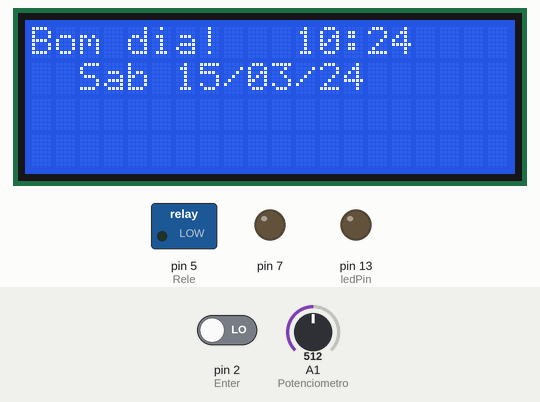
The sketch below on a simulated Arduino Uno, built with avr-gcc and run on an emulated ATmega328P. On the bench: 20×4 character LCD, switched loads named in the sketch (green lamp = pin HIGH), output pins drawn as LEDs (lit = HIGH). Wiring (inferred from the names in the program): DS1307 clock at I2C address 0x68. The inputs (shaded band) are chosen by the test bench; at power-on: pin 2 (Enter) LOW, A1 (Potenciometro) = 512. The local clock reads 2024-03-15 10:24:30 at power-on unless the sketch sets it.

Above: at 11.0 s.
11.1 s: pin 2 (Enter) driven HIGH
At 11.5 s:
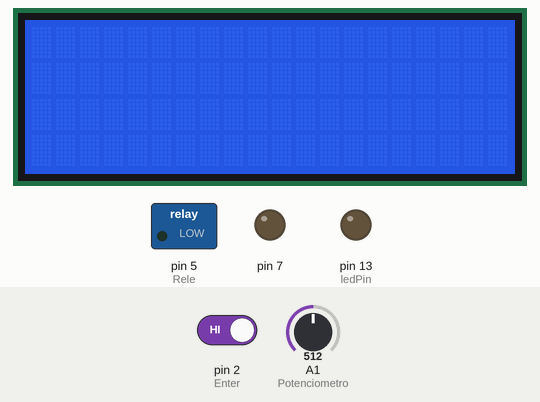
14.1 s: A1 (Potenciometro) set to 533
At 14.8 s:
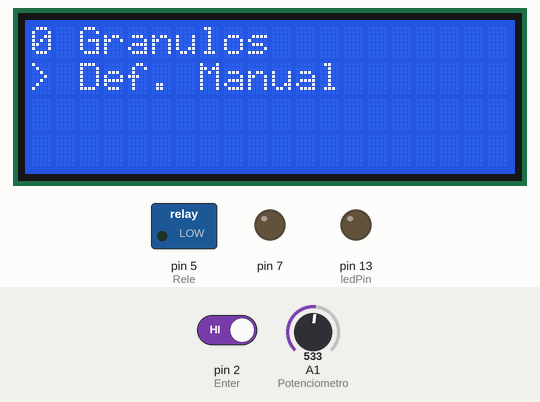
17.1 s: A1 (Potenciometro) set to 827
18.9 s: A1 (Potenciometro) set to 849
At 19.36 s:
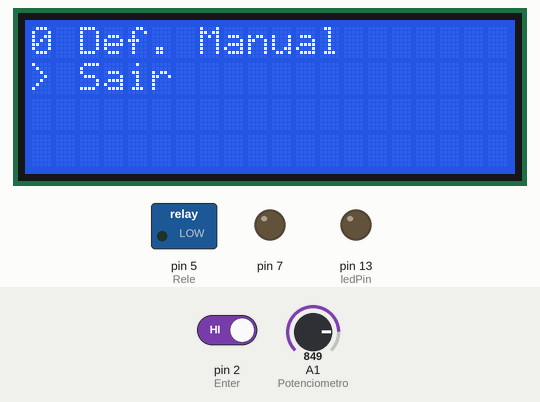
21.9 s: A1 (Potenciometro) set to 122
At 22.39 s:
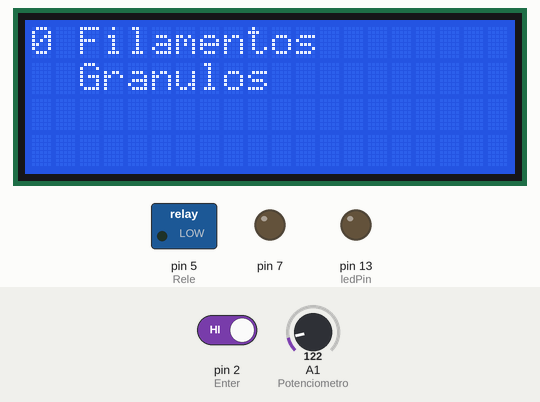
24.9 s: pin 2 (Enter) driven LOW
At 25.7 s:
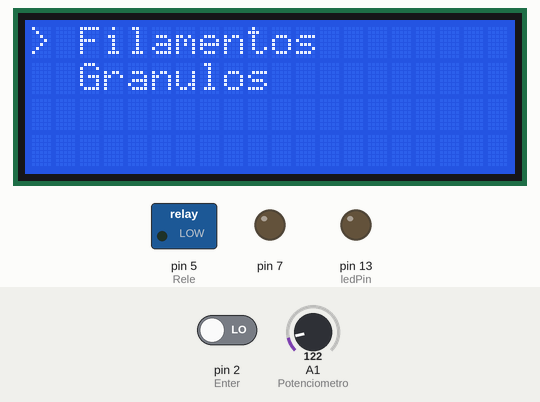
Timing chart, 0 to 27.9 s (numbered marks = the images above; inputs shaded):
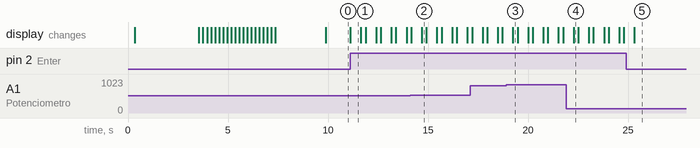

The sketch:

LCD_RTC.ino
```cpp
/*
 * Sistema de controle da estufa
 * Version: 2.0
 * 24/Novembro/2017
 * Hardware:
 *            - Arduino Uno
 *            - RTC
 *            - LCD 16x2 I2C
 *            - Shield Rele 4
 *            - Potenciometro 10k
 *            - Button
 *            - LM35
 * Software:
 *          O sistema ira ter uma tela de inicialão, após essa tela teremos uma que mostra dia, mes ano e horas.
 *
 */

#include <Wire.h>
#include <LiquidCrystal_I2C.h>

// Inicializa o display no endereco 0x27
LiquidCrystal_I2C lcd(0x27, 2, 1, 0, 4, 5, 6, 7, 3, POSITIVE);
byte zero = 0x00;


// Modulo RTC no endereco 0x68
#define DS1307_ADDRESS 0x68


// Definição de Variaveis e Porta utilizadas
const int LM35    = A0;  // Define o pino que lera a saída do LM35
const int Rele    = 5;   // Define o pino que é usado para desativar o rele
float temperatura = 0;   // Variável que armazenará a temperatura medida
int Potenciometro = A1;  // center pin of the potentiometer
const int Enter   = 2;   // Botão de Seleção
int buttonState   = 0;   // variable for reading the pushbutton status
int StatusEnter   = 0;
const int ledPin  = 13;  // the number of the LED pin
int opcaoSwitch   = 0;

/*
 * CapturaTemperatura
 * Lê a porta A0 (sensor lm35) 20 vezes, após essa captura faz os calculos e divide pela quantidade de vezes capturada
 */
float CapturaTemperatura()
{
   float leitura[20] = {0}; // Armazena valores recolhidos pelo sensor
   float armazena = 0;

   //Faz a captura de valores
   for (int i = 0; i < 20; i++)
   {
      delay(300);
      // leitura[i] = ((float(analogRead(LM35)) * 5 / (1023)) / 0.01);
      leitura[i] = (float( 5.0 * analogRead(LM35) * 100.0) / 1024.0);
      //reading = analogRead(tempPin);
     //tempC = reading / 9.31;
  }

  //Soma o array de valores capturados
  for (int i = 0; i < 20; i++)
  {
    armazena = armazena + leitura[i];
  }
  // Media de temperatura (todos os valores somados dividido pela quantidade)
  armazena = (armazena / 20);
  return armazena;
}

/*
 * SelecionaDataeHora
 * Função para fazer a gravação no RTC, serve para atualizar a data e a hora deve ser usada somente uma vez, após a atualização a função deve
 * ser comentada.
 * Alterar somente as variaveis de inicialização.
 */
void SelecionaDataeHora()   //Seta a data e a hora do DS1307
{
  byte segundos = 00; //Valores de 0 a 59
  byte minutos = 24; //Valores de 0 a 59
  byte horas = 10; //Valores de 0 a 23
  byte diadasemana = 5; //Valores de 0 a 6 - 0=Domingo, 1 = Segunda, etc.
  byte diadomes = 24; //Valores de 1 a 31
  byte mes = 11; //Valores de 1 a 12
  byte ano = 17; //Valores de 0 a 99
  Wire.beginTransmission(DS1307_ADDRESS);
  Wire.write(zero); //Stop no CI para que o mesmo possa receber os dados

  //As linhas abaixo escrevem no CI os valores de
  //data e hora que foram colocados nas variaveis acima
  Wire.write(ConverteParaBCD(segundos));
  Wire.write(ConverteParaBCD(minutos));
  Wire.write(ConverteParaBCD(horas));
  Wire.write(ConverteParaBCD(diadasemana));
  Wire.write(ConverteParaBCD(diadomes));
  Wire.write(ConverteParaBCD(mes));
  Wire.write(ConverteParaBCD(ano));
  Wire.write(zero);
  Wire.endTransmission();
}

byte ConverteParaBCD(byte val)
{
  //Converte o número de decimal para BCD
  return ( (val/10*16) + (val%10) );
}

byte ConverteparaDecimal(byte val)
{
  //Converte de BCD para decimal
  return ( (val/16*10) + (val%16) );
}


void MostraHora()
{
  // Refazer esta função - Jeito mais facil que pensei no momento, passar os valores como array, e trabalhar com eles
  // tomara que não estrague tudo.
  // Fazer backup dessa versão antes de alterar.

  // Le os valores (data e hora) do modulo DS1307
  Wire.beginTransmission(DS1307_ADDRESS);
  Wire.write(zero);
  Wire.endTransmission();
  Wire.requestFrom(DS1307_ADDRESS, 7);
  int segundos = ConverteparaDecimal(Wire.read());
  int minutos = ConverteparaDecimal(Wire.read());
  int horas = ConverteparaDecimal(Wire.read() & 0b111111);
  int diadasemana = ConverteparaDecimal(Wire.read());
  int diadomes = ConverteparaDecimal(Wire.read());
  int mes = ConverteparaDecimal(Wire.read());
  int ano = ConverteparaDecimal(Wire.read());

  //Comprimenta
  if((horas >= 1) && (horas <=12))
  {
     lcd.setCursor(0,0);
     lcd.print("Bom dia!");
  }
  else if((horas >= 13) && (horas <=18))
  {
     lcd.setCursor(0,0);
     lcd.print("Boa Tarde!");
  }
  else
  {
     lcd.setCursor(0,0);
     lcd.print("Boa Noite!");
  }


  // Mostra hora no display
  lcd.setCursor(10,0);
  lcd.print(" ");
  //Acrescenta o 0 (zero) se a hora for menor do que 10
  if (horas <10)
    lcd.print("0");
    lcd.print(horas);
    lcd.print(":");
  //Acrescenta o 0 (zero) se minutos for menor do que 10
  if (minutos < 10)
     lcd.print("0");
     lcd.print(minutos);
     lcd.setCursor(2,1);
  //Mostra o dia da semana
  switch(diadasemana)
    {
      case 0:lcd.print("Dom");
      break;
      case 1:lcd.print("Seg");
      break;
      case 2:lcd.print("Ter");
      break;
      case 3:lcd.print("Quar");
      break;
      case 4:lcd.print("Qui");
      break;
      case 5:lcd.print("Sex");
      break;
      case 6:lcd.print("Sab");
    }
    lcd.setCursor(6,1);
    //Acrescenta o 0 (zero) se dia do mes for menor do que 10
    if (diadomes < 10)
      lcd.print("0");
      lcd.print(diadomes);
      lcd.print("/");
    // Acrescenta o 0 (zero) se mes for menor do que 10
    if (mes < 10)
      lcd.print("0");
      lcd.print(mes);
      lcd.print("/");
      lcd.print(ano);
}

int MostraPosicao()
{
    int sensorValue = map(analogRead(Potenciometro), 0, 1025, 1, 50);
    // int pot = map(analogRead(potPin), 0, 1025, 1, 50);

    //lcd.clear();
    // set cursor to second row, first column
    //lcd.setCursor(0, 1);
    //lcd.print(sensorValue);
    //lcd.print("      ");
    delay (300);
    return (sensorValue);
    //lcd.clear();
}

byte converteparaDecimal(byte val)
{
  //Converte de BCD para decimal
  return ( (val/16*10) + (val%16) );
}

int meuMenuOperacional(int Opcao)
{
  switch (Opcao) {
    case 1:
      //Pega a hora atual
      // Le os valores (data e hora) do modulo DS1307


      break;
    case 2:
      //do something when var equals 2
      break;
    case 3:
      //do something when var equals 3
      break;
    case 4:
    default:
      // if nothing else matches, do the default
      // default is optional
      break;
  }


}


void setup()
{
  //A linha é usada para acertar a Data e a Hora
  //SelecionaDataeHora();

  // Inicializa o botão de seleção (ENTER)
  pinMode(Enter, INPUT);
  pinMode(ledPin, OUTPUT);

  pinMode(Rele, OUTPUT);
  pinMode(LED_BUILTIN, OUTPUT);
  analogReference(INTERNAL);
  lcd.setBacklight(HIGH);

  pinMode(7, OUTPUT);
  lcd.begin(20,4); //Inicialização do LCD
  lcd.noBacklight();
  delay(250);
  lcd.backlight();
  lcd.setCursor(0,2);
  lcd.write(" Controle Estufa");
  lcd.setCursor(0,3);
  lcd.write("**PrintGreen3D**");
  //lcd.blink();
  delay(3000);
  lcd.noBlink();

  for (int i = 0; i < 20; i++) {
   delay(200);
   lcd.scrollDisplayLeft();
  }
  delay(2500);
  lcd.clear(); // Turns off the blinking cursor
}


void loop()
{
    int potencia = 0;
    //Inicia mostrando a Hora
    MostraHora();

    // Verifica se o botão foi pressionado
    buttonState = digitalRead(Enter);
    //Se sim a entrada do arduino muda para Ligada (HIGH)
    if (buttonState == HIGH)
    {
      //Limpo o LCD
      lcd.clear();
      //Atribui o valor a variavel StatusEnter
      StatusEnter = 1;
      delay (200);
      while(StatusEnter == 1)
      {
         // lcd.setCursor(1,0);
        //  lcd.print("Filamento");
        //  lcd.setCursor(1,1);
        //  lcd.print("Granulos");

          potencia = MostraPosicao();

          if((potencia >=0) && (potencia <= 12))
          {
            lcd.clear();
            lcd.setCursor(0,0);
            lcd.print("> Filamentos");
            lcd.setCursor(0,1);
            lcd.print("  Granulos");
            opcaoSwitch = 1;
          }
          else if ((potencia >=13) && (potencia <= 25))
          {
            lcd.clear();
            lcd.setCursor(0,0);
            lcd.print("  Filamentos");
            lcd.setCursor(0,1);
            lcd.print("> Granulos");
            opcaoSwitch = 2;
          }

          else if ((potencia >=26) && (potencia <= 40))
          {
            lcd.clear();
            lcd.setCursor(0,0);
            lcd.print("  Granulos");
            lcd.setCursor(0,1);
            lcd.print("> Def. Manual");
            opcaoSwitch = 3;
          }
          else
          {
            lcd.clear();
            lcd.setCursor(0,0);
            lcd.print("  Def. Manual");
            lcd.setCursor(0,1);
            lcd.print("> Sair");
            opcaoSwitch = 4;
          }

          meuMenuOperacional(opcaoSwitch);


          //Verifica o botão novamente
          buttonState = digitalRead(Enter);
          if (buttonState == HIGH)
          {
            //Atribui o valor a variavel StatusEnter
            StatusEnter = 0;
            //lcd.clear();
            lcd.setCursor(0,0);
            lcd.print(StatusEnter);
            delay(200);
            lcd.clear();
          }
      }

    }
}
```

Measured:
- the behaviour switches between 522 and 523 on A1 (Potenciometro) (found by bisection; images 1 and 2)
- the behaviour switches between 836 and 837 on A1 (Potenciometro) (found by bisection; images 2 and 3)
- after the input at 11.1 s, the display: changes at once (image 1)
- after the input at 14.1 s, the display: first differs from a run without the input after 0.59 s (image 2)
- after the input at 18.9 s, the display: changes after 0.35 s (image 3)
- after the input at 21.9 s, the display: changes after 0.38 s (image 4)
- after the input at 24.9 s, the display: changes after 0.42 s (image 5)
